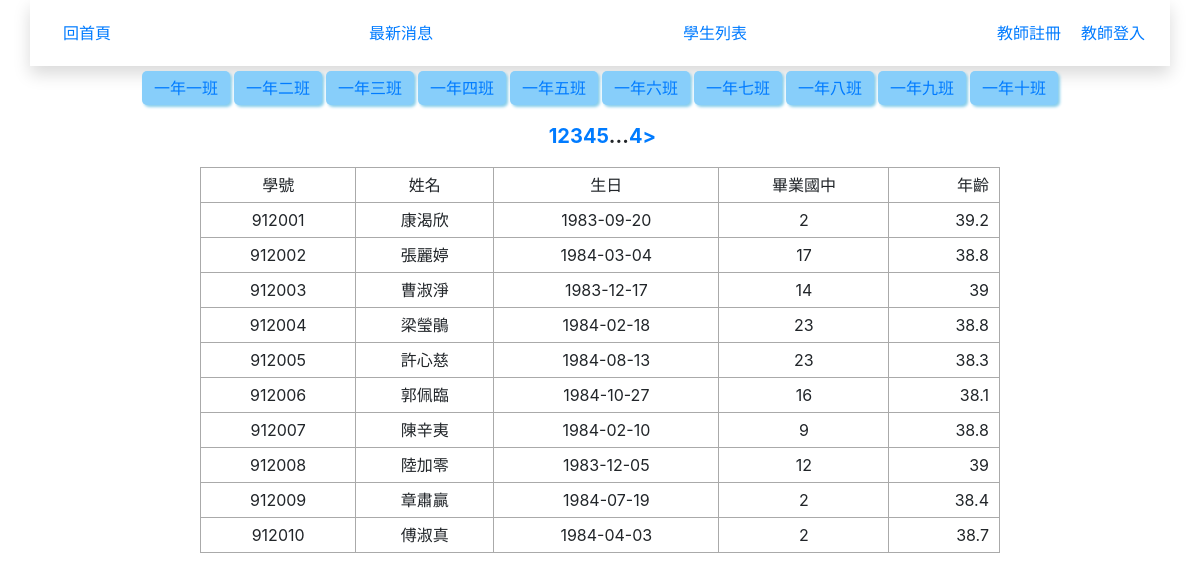
/?code=102, run on the app's committed database.
### tables this page shows
CREATE TABLE `classes` (
  `id` int(10) UNSIGNED NOT NULL,
  `code` varchar(3) NOT NULL,
  `name` varchar(12) NOT NULL,
  `tutor` varchar(8) NOT NULL
);

CREATE TABLE `students` (
  `id` int(10) UNSIGNED NOT NULL,
  `school_num` int(6) DEFAULT NULL COMMENT '學號',
  `name` varchar(8) DEFAULT NULL COMMENT '姓名',
  `birthday` date DEFAULT NULL COMMENT '出生年月日',
  `uni_id` varchar(10) DEFAULT NULL COMMENT '身分證號碼',
  `addr` varchar(32) DEFAULT NULL COMMENT '住址',
  `parents` varchar(8) DEFAULT NULL COMMENT '家長',
  `tel` varchar(16) DEFAULT NULL COMMENT '電話',
  `dept` varchar(8) DEFAULT NULL COMMENT '科別',
  `graduate_at` varchar(16) DEFAULT NULL COMMENT '畢業國中',
  `status_code` varchar(4) DEFAULT NULL
);

### front/main.php (the view, shortened to what this page needs)
<?php
include "./layouts/class_nav.php";
?>
<?php
    if (isset($_GET['code'])) {
        $sql = "SELECT `students`.`id`,
                `students`.`school_num` as '學號',
                `students`.`name` as '姓名',
                `students`.`birthday` as '生日',
                `students`.`graduate_at` as '畢業國中'
                FROM `students`,`class_student`
                WHERE `class_student`.`school_num`=`students`.`school_num` && `class_code`='{$_GET['code']}'";
        $sql_total = "SELECT count(`students`.`id`)
                FROM `students`,`class_student`
                WHERE `class_student`.`school_num`=`students`.`school_num` &&  `class_code`='{$_GET['code']}'";
    }
    $div=10;
    $total=$pdo->query($sql_total)->fetchColumn();
    $pages=ceil($total/$div);
    $now=(isset($_GET['page']))?$_GET['page']:1;
    $start=($now-1)*$div;
    $sql=$sql."LIMIT $start,$div";
    $rows = $pdo->query($sql)->fetchAll(PDO::FETCH_ASSOC);
    ?>
<div class="pages">
    <?php
    if(($now-1)>=1){
        $prev=$now-1;
        if(isset($_GET['code'])){
            echo "<a href='?page=$prev&code={$_GET['code']}'>";
            echo "&lt";
            echo "</a>";
        }else{
            echo "<a href='?page=$prev'>";
            echo "&lt";
            echo "</a>";
        }
    }else{
        echo "<a class='noshow'>&nbsp;</a>";
    }
    ?>
<?php
        if($now>=3 && $now<=($pages-2)){
            $startPage=$now-2;
        }else if($now-2<3){
            $startPage=1;
        }else{
            $startPage=$pages-4;
        }
        for($i=$startPage;$i<=($startPage+4);$i++){
            $nowPage=($i==$now)?'now':'';
            if(isset($_GET['code'])){
                echo "<a href='?page=$i&code={$_GET['code']}' class='$nowPage'> ";
                echo $i;
                echo " </a>";
            }else{
                echo "<a href='?page=$i' class='$nowPage'> ";
                echo $i;
                echo " </a>";
            }
        }
        ?>
<?php
        if($now<=($pages-3)){
            if(isset($_GET['code'])){
                echo "...<a href='?page=$pages&code={$_GET['code']}'> ";
                echo "$pages";
                echo " </a>";
            }else{
                echo "...<a href='?page=$pages'> ";
                echo "$pages";
                echo " </a>";
            }
        }
    ?>
    <?php
    if(($now+1)<=$pages){
        $next=$now+1;
        if(isset($_GET['code'])){
            echo "<a href='?page=$next&code={$_GET['code']}'>";
            echo "&gt";
            echo "</a>";
        }else{
            echo "<a href='?page=$next'>";
            echo "&gt";
            echo "</a>";
        }
    }else{
        echo "<a class='noshow'>&nbsp</a>";
    }
    ?>
    </div>
    <table class='list-students'>
        <tr>
            <td>學號</td>
            <td>姓名</td>
            <td>生日</td>
            <td>畢業國中</td>
            <td>年齡</td>
        </tr>
        <?php
        foreach ($rows as $row) {
            $age = round((strtotime('now') - strtotime($row['生日'])) / (60 * 60 * 24 * 365), 1);
            echo "<tr>";
            echo "<td>{$row['學號']}</td>";
            echo "<td>{$row['姓名']}</td>";
            echo "<td>{$row['生日']}</td>";
            echo "<td>{$row['畢業國中']}</td>";
            echo "<td>$age</td>";
            echo "</tr>";
        }
        ?>
    </table>

### layouts/class_nav.php
<nav>
    <ul class="class-list">
    <?php
        $sql="SELECT `id`,`code`,`name` FROM `classes`";
        $classes=$pdo->query($sql)->fetchAll(PDO::FETCH_ASSOC);
        foreach($classes as $class){
            echo "<li><a href='?code={$class['code']}'>{$class['name']}</a></li>";
        }
    ?>
    </ul>
    </nav>

### style.css (style rules this page uses)
* { margin: 0; padding: 0; box-sizing: border-box; }
.list-students { border-collapse: collapse; width:800px; margin:auto; }
.list-students td { border: 1px solid #aaa; padding: 5px 10px; text-align: center; }
.list-students td:nth-last-child(1) { text-align: right; }
nav a { display: inline-block; padding: 5px 10px; text-decoration: none; }
.class-list { display: flex; list-style-type: none; justify-content: center; align-items: center; margin:5px 0; }
nav ul.class-list li a { padding:5px 12px; margin:0 2px; border-radius:5px; background-color: lightskyblue; box-shadow:2px 2px 3px skyblue; text-decoration: none; }
nav,pages { text-align: center; }
.pages { font-size:20px; font-weight: bolder; margin:1rem auto; display: flex; justify-content:center; width:800px; }

### data on the page
classes: name "一年一班"
classes: name "一年二班"
classes: name "一年三班"
classes: name "一年四班"
classes: name "一年五班"
classes: name "一年六班"
classes: name "一年七班"
classes: name "一年八班"
classes: name "一年九班"
classes: name "一年十班"
students: school_num "912001", name "康渴欣", birthday "1983-09-20", graduate_at "2", birthday "39.2"
students: school_num "912002", name "張麗婷", birthday "1984-03-04", graduate_at "17", birthday "38.8"
students: school_num "912003", name "曹淑淨", birthday "1983-12-17", graduate_at "14", birthday "39"
students: school_num "912004", name "梁瑩鵑", birthday "1984-02-18", graduate_at "23", birthday "38.8"
students: school_num "912005", name "許心慈", birthday "1984-08-13", graduate_at "23", birthday "38.3"
students: school_num "912006", name "郭佩臨", birthday "1984-10-27", graduate_at "16", birthday "38.1"
students: school_num "912007", name "陳辛夷", birthday "1984-02-10", graduate_at "9", birthday "38.8"
students: school_num "912008", name "陸加零", birthday "1983-12-05", graduate_at "12", birthday "39"
students: school_num "912009", name "章肅贏", birthday "1984-07-19", graduate_at "2", birthday "38.4"
students: school_num "912010", name "傅淑真", birthday "1984-04-03", graduate_at "2", birthday "38.7"

### other printed values
$pages "4"
